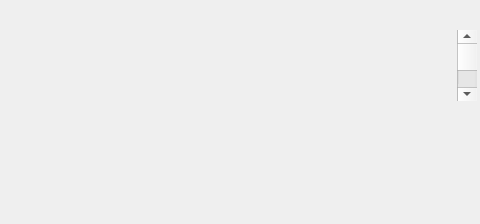
<?xml version="1.0" encoding="UTF-8"?>
<ui version="4.0">
 <class>Form</class>
 <widget class="QWidget" name="Form">
  <property name="geometry">
   <rect>
    <x>0</x>
    <y>0</y>
    <width>480</width>
    <height>224</height>
   </rect>
  </property>
  <property name="windowTitle">
   <string>Form</string>
  </property>
  <property name="styleSheet">
   <string notr="true">
</string>
  </property>
  <widget class="QScrollBar" name="scroll">
   <property name="geometry">
    <rect>
     <x>457</x>
     <y>30</y>
     <width>20</width>
     <height>71</height>
    </rect>
   </property>
   <property name="orientation">
    <enum>Qt::Vertical</enum>
   </property>
  </widget>
 </widget>
 <resources/>
 <connections/>
</ui>
